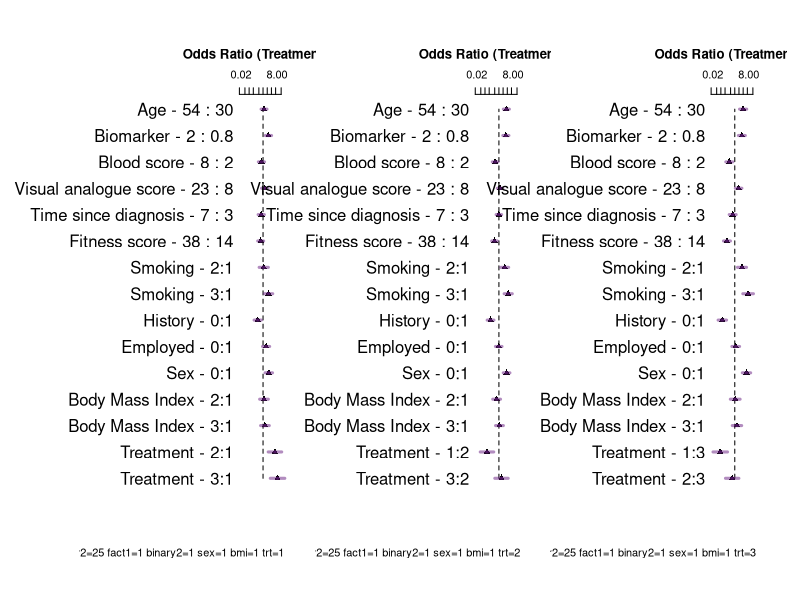
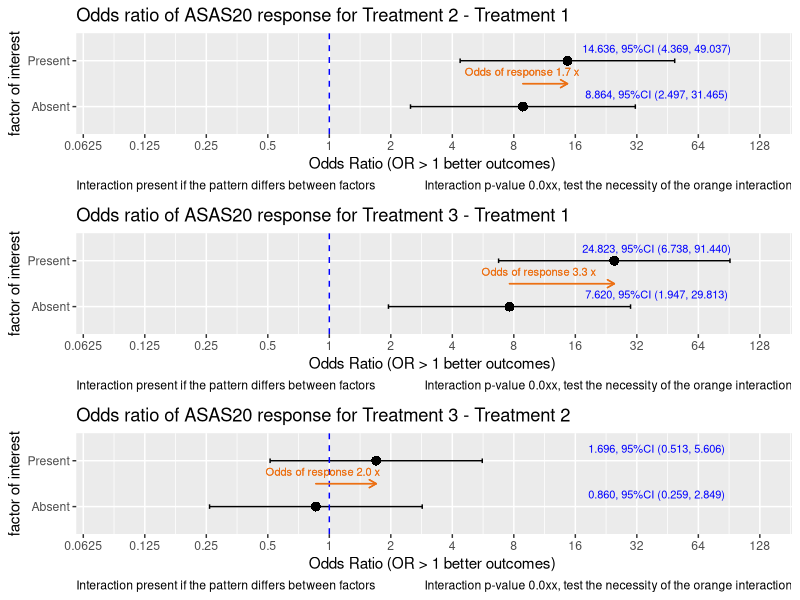
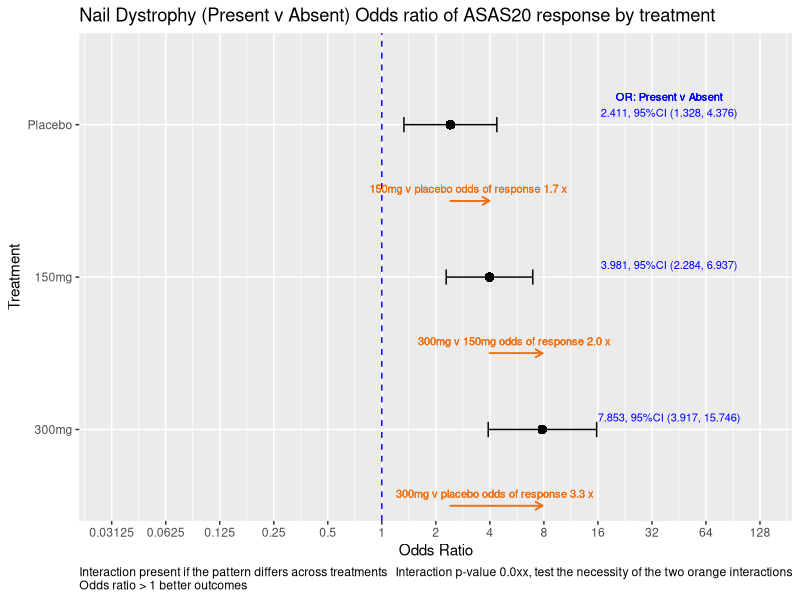

These charts were generated, in order, by the following R code:
## ---- chunk 1

    set.seed(1234)
    library(rms)          # automatically engages rms(Hmisc)
    library(tidyverse)
    library(kableExtra) 
    library(knitr) 
    library(reshape)
    library(rms)
    library(ggplot2)
    require(gridExtra)

    knitrSet(lang='markdown', w=7, h=7, dev='svg', fig.path='folder/')
    options(prType='html')
    options(width=200)
    
    # format function 
       formatz <- function(x){
          if (!is.na(x)  ) {
            sprintf(x, fmt = '%#.1f')  
           }
       }
     
    options(max.print=1000000)    
    options(scipen=999)
    
    ## convenience functions
    p0 <- function(x) {formatC(x, format="f", digits=1)}
    p1 <- function(x) {formatC(x, format="f", digits=1)}
    p2 <- function(x) {formatC(x, format="f", digits=2)}
    p3 <- function(x) {formatC(x, format="f", digits=3)}
    p4 <- function(x) {formatC(x, format="f", digits=4)}
    p5 <- function(x) {formatC(x, format="f", digits=5)}
    
    logit <-     function(p) log(1/(1/p-1))
    expit <-     function(x) 1/(1/exp(x) + 1)
    inv_logit <- function(logit) exp(logit) / (1 + exp(logit))
    is.even <-   function(x){ x %% 2 == 0 }                       # function to id. odd maybe useful
    options(width=200)


## ---- chunk 2

    # select the design to simulate
    Design = "Treatment interacts with all variables" 
    #Design = "Treatment interacts with smoking only" 
    #Design = "No-interaction logit-additive model"
    
    # coefficients on log odds scale
    
    intercept <- -3
    n=1000
    v1 = 1
    v2 = 1/(65-18)
    v3 = 0.4
    v4 = 0
    v5 = 1/3
    v6 = -.5/10
    v7 = 0.25/30
    v8 = -.1/10
    v9 = -1/50
    v10 = log(2)
    v11 = -log(1)
    v12 = log(0.5)
    
    #~~~~~~~~~~~~~~~~~~~~~~~~~~~~~~~~~~~~~~~~~~~~~~~~~~~~~~~~~~~~~~~~~~~~~~~~~~~~~~~~~
    randomi <- runif(n)    # this determines Y=1 later, 
    #~~~~~~~~~~~~~~~~~~~~~~~~~~~~~~~~~~~~~~~~~~~~~~~~~~~~~~~~~~~~~~~~~~~~~~~~~~~~~~~~~
    
    trt.coef       <-  v1     # log odds ratio so 1 -> 2.718, so 1 is LARGE
    age.coef       <-  v2     # log odds of 1 over the age range
    smoke.coef     <-  v3     # this is odds of 1.5
    bmi.coef       <-  v4     # this is an odds of 1..50:50
    covar3.coef    <-  v5     # log odds 1 over range of 3
    covar1.coef    <-  v6     # log odds -.05 per unit change
    vas.coef       <-  v7     # log odds .008 per unit change. log odds .25 over 30 units odds 1.27
    time.coef      <-  v8     # log odds -.01 per year, log odds -.1 over 10 years or odds .90
    covar2.coef    <-  v9     # log odds 0.02 per unit, log odds 1 over 50 units or odds 2.7
    fact1.coef     <-  v10    # log odds 0.693 per change in binary, or odds of 2   
    binary2.coef   <-  v11    # log odds 0 per change in binary, or odds of 1  
    sex.coef       <-  v12    # log odds -0.693 per change in binary, or odds of .5  
    
    # made up data structure 
    trt      <- sample(1:3,   n, replace=TRUE)      # trt 3 levels
    age      <- sample(18:65, n, replace=TRUE)      # continuous
    bmi      <- sample(1:3,   n, replace=TRUE)      # assume 3 equal groups
    smoking  <- sample(1:3,   n, replace=TRUE)      # categorical assume 3 equal groups
    covar3   <- round(runif(n,0,3),2)
    covar1   <- round(runif(n,0,10),2)
    vas      <- sample(1:30, n, replace=TRUE)
    time     <- round(runif(n,0,10),2)              # years
    covar2   <- sample(1:50, n, replace=TRUE)
    fact1    <- sample(0:1,  n, replace=TRUE)
    binary2  <- sample(0:1,  n, replace=TRUE)
    sex      <- sample(0:1,  n, replace=TRUE)


## ---- chunk 3

#~~~~~~~~~~~~~~~~~~~~~~~~~~~~~~~~~~~~~~~~~~~~~~~~~~~~~~~~~~~~~~~~~~~~~~~~~~~~~~~~~~~~~~~~~~~~~~~~~~~~~~~~~~~~~~~~~~~~~~~~~~~~linear predictor
if ( ( Design) == "Treatment interacts with all variables" )  {
  
  lp = intercept + trt*trt.coef*(smoking*smoke.coef   +   age*age.coef  + bmi*bmi.coef   + covar3*covar3.coef +
                                   covar1*covar1.coef +   vas*vas.coef  + time*time.coef + covar2*covar2.coef +
                                   fact1*fact1.coef   +
                                   binary2*binary2.coef + sex*sex.coef) 
  
  
}   else if ( ( Design ) == "Treatment interacts with smoking only" ) {    
  
  # truth  only smoking interacts  with trt
  lp = intercept + (trt*trt.coef*smoking*smoke.coef)   +   age*age.coef   + bmi*bmi.coef + covar3*covar3.coef +
    covar1*covar1.coef  + vas*vas.coef   + time*time.coef + covar2*covar2.coef + fact1*fact1.coef +
    binary2*binary2.coef + sex*sex.coef
  
  
}   else if ( ( Design) == "No-interaction logit-additive model" ) {  
  
  # truth no interactions
  lp = intercept + trt*trt.coef + smoking*smoke.coef + age*age.coef  + bmi*bmi.coef  + covar3*covar3.coef  +
    covar1*covar1.coef + vas*vas.coef  + time*time.coef + covar2*covar2.coef + fact1*fact1.coef +
    binary2*binary2.coef + sex*sex.coef
}

y <- ifelse(randomi < plogis(lp), 1, 0)   # one liner  randomi object is necessary for R shiny only



## ---- chunk 4


    datx <- data.frame(cbind(y,  trt ,smoking,  age, covar3, covar1, vas, time, covar2, fact1, binary2, sex, bmi))
    
    da <-  datx 
    
    da$trt <-     factor(da$trt)
    da$smoking <- factor(da$smoking)
    da$fact1 <-   factor(da$fact1)
    da$binary2 <- factor(da$binary2)
    da$sex <-     factor(da$sex)
    da$bmi <-     factor(da$bmi)
    
    # labels for forest plots
    label(da$age)                <- 'Age'                       
    label(da$trt)                <- 'Treatment'
    label(da$bmi)                <- 'Body Mass Index'
    label(da$smoking)            <- 'Smoking'
    label(da$covar3)             <- 'Biomarker'
    label(da$covar1)             <- 'Blood score'
    label(da$vas)                <- 'Visual analogue score'
    label(da$time)               <- 'Time since diagnosis'
    label(da$covar2)             <- 'Fitness score'
    label(da$fact1)              <- "History"
    label(da$binary2)            <- "Employed"
    label(da$sex)                <- 'Sex'
    
    dd <<- datadist(da)
    options(datadist="dd")


## ---- chunk 5

# RUN REGRESSONS
    A<-lrm(y~   trt * (smoking  + age  + bmi + covar3 + covar1 + vas + time + covar2 + fact1 + binary2 +sex),da, y=TRUE ,x=TRUE)  # all interact with trt
    B<-lrm(y~  (trt *  smoking) + age  + bmi + covar3 + covar1 + vas + time + covar2 + fact1 + binary2 +sex, da, y=TRUE, x=TRUE)  # smoking * trt only
    C<-lrm(y~   trt +  smoking  + age +  bmi + covar3 + covar1 + vas + time + covar2 + fact1 + binary2 +sex, da, y=TRUE, x=TRUE)  # main effect
  
## ---- chunk 6
  #~~~~~~~~~~~~~~~~~~~~~~~~~~~~~~~~~~~~~~~~~~~~~~~~~~~~~~~~~~~~~~~~~~~~~~~~~~~~~~~~~~~~~~~~~~~~~~~~~~~~~~~~~~~~~
  # LRTESTS
  #~~~~~~~~~~~~~~~~~~~~~~~~~~~~~~~~~~~~~~~~~~~~~~~~~~~~~~~~~~~~~~~~~~~~~~~~~~~~~~~~~~~~~~~~~~~~~~~~~~~~~~~~~~~~~
   
  
  lrtest( A, C)
   
## ---- chunk 7
   
  (A1 <- summary(A, smoking=1, age, covar3, covar1, vas, time, covar2, fact1, binary2, sex, bmi=1, trt=1, est.all=FALSE, vnames=c( "labels")))
  
  (A2 <- summary(A, smoking=1, age, covar3, covar1, vas, time, covar2, fact1, binary2, sex, bmi=1, trt=2, est.all=FALSE, vnames=c( "labels")))
  
  (A3 <- summary(A, smoking=1, age, covar3, covar1, vas, time, covar2, fact1, binary2, sex, bmi=1, trt=3, est.all=FALSE, vnames=c( "labels")))

 
## ---- chunk 8

  par(mfrow=c(1,3)) 
  
  par(oma=c(3,6,1,1)) 
  
  options(digits=1)
  
  plot(summary(A, smoking=1, age, covar3, covar1, vas, time, covar2, fact1, binary2, sex, bmi=1, trt=1, est.all=FALSE, vnames=c( "labels")), 
       log=TRUE, xlim=c(log(.01),log(40)),
       q=c(  0.95 ), at=c(.02,0.05,.1,.2,.5,1,2,4,8,20), lwd=3, pch=17,
       col=   rgb(red=.4,green=.1,blue=.5,alpha=c(.5,.3,.2)),
       col.points='black', cex=1, main= "Odds Ratio (Treatment 1)", cex.main=1.8
  )
  
  plot(summary(A, smoking=1, age, covar3, covar1, vas, time, covar2, fact1, binary2, sex, bmi=1, trt=2, est.all=FALSE, vnames=c( "labels")), 
       log=TRUE, xlim=c(log(.01),log(40)),
       q=c(  0.95 ), at=c(.02,0.05,.1,.2,.5,1,2,4,8,20), lwd=3, pch=17,
       col=   rgb(red=.4,green=.1,blue=.5,alpha=c(.5,.3,.2)),
       col.points='black', cex=1, main= "Odds Ratio (Treatment 2)", cex.main=1.8
  )
  
  plot(summary(A, smoking=1, age, covar3, covar1, vas, time, covar2, fact1, binary2, sex, bmi=1, trt=3, est.all=FALSE, vnames=c( "labels")), 
       log=TRUE, xlim=c(log(.01),log(40)),
       q=c(  0.95 ), at=c(.02,0.05,.1,.2,.5,1,2,4,8,20), lwd=3, pch=17,
       col=   rgb(red=.4,green=.1,blue=.5,alpha=c(.5,.3,.2)),
       col.points='black', cex=1, main= "Odds Ratio (Treatment 3)", cex.main=1.8
  )
  
  par(mfrow=c(1,1))


## ---- chunk 9

  options(digits=6)
  k1 <- contrast(A, list(fact1=c(0,1), trt=c(2)), list(fact1=c(0,1), trt=c(1)) , fun=exp) 
  z1 <- print(k1, X=TRUE)   
  
  k2 <- contrast(A, list(fact1=c(0,1), trt=c(3)), list(fact1=c(0,1), trt=c(1)) , fun=exp) 
  z2 <- print(k2, X=TRUE)   
  
  k3 <- contrast(A, list(fact1=c(0,1), trt=c(3)), list(fact1=c(0,1), trt=c(2)) , fun=exp) 
  z3 <- print(k3, X=TRUE)   


## ---- chunk 10
 
int.plot <- function(k1, factor.="factor of interest",
                     effect="Treatment 2 - Treatment 1", 
                     first.grp="Absent", 
                     second.grp="Present") {
  
  zz <- k1
  # log scale
  Scorex=as.vector(zz$Contrast)
  lbx =  as.vector(zz$Lower)
  ubx =  as.vector(zz$Upper)
  
  df.plot <- data.frame(x=c(effect,effect),
                        factor.=c(first.grp,second.grp ),
                        Score=exp(Scorex),
                        lb = exp(lbx),
                        ub =exp(ubx))
  
  df.plot$factor. = factor(df.plot$factor., 
                           levels = c(first.grp,second.grp ))
   
  
  gp <- ggplot(df.plot, aes(x=factor., y=log(Score), fill="black", group=x))
  gg <- gp + #geom_line(aes(linetype=x), size=.6) + 
    geom_point(aes(shape=x), size=3) + 
    geom_errorbar(aes(ymax=log(ub), ymin=log(lb)), width=.1) +
    theme(legend.position="none") + ylab("Odds Ratio (OR > 1 better outcomes) ") + xlab(factor.) +
    
    geom_hline(yintercept=log(1), linetype="dashed", color = "blue") +
    
    scale_y_continuous(
      breaks= log(c(1/32,1/16,1/8, 1/4,1/2,  1, 2, 4 ,8, 16,32,64, 128) )  ,  
      limits = c(log(1/12),log(128)),  
      labels=     c(1/32,1/16,1/8, 1/4,1/2,  1, 2, 4 ,8, 16,32,64,128)
    ) +
    
    coord_flip() +
    
    geom_text(aes(   
      y=log(40),
      label = paste0(p3(Score),", 95%CI (" ,p3(lb),", ",p3(ub), ")"), 
      vjust=-1.0), size=2.8, color='blue') +
    
    ggtitle( paste0("Odds ratio of ASAS20 response for ", effect) )
  
  
    gg <- gg + labs(caption = c("Interaction p-value 0.0xx, test the necessity of the orange interaction", 
                              "Interaction present if the pattern differs between factors")) + 
    theme(plot.caption = element_text(hjust=c(1, 0)))
  
  # Add text and arrows
  i <- gg + geom_segment(
    x = 1.5, y =  Scorex[1],
    xend = 1.5, yend =  Scorex[2],
    lineend = "round", # See available arrow types in example above
    linejoin = "round",
    size = .5, 
    arrow = arrow(length = unit(0.2, "cm")),
    colour = "#EC7014" # Also accepts "red", "blue' etc
  ) 
  
  k <- i + geom_text( aes(
    x = 1.5, y = (Scorex[1]+Scorex[2])/2,
    label = paste0("Odds of response ",p0(exp(   max(Scorex[2],Scorex[1]) -  min(Scorex[2],Scorex[1])  ))," x"), 
    group = NULL,
    vjust = -1, #.3
    hjust = .7 #1
  ), size=2.8 , color="#EC7014") 
   
}


## ---- chunk 11

#~~~~~~~~~~~~~~~~~~~~~~~~~~~~~~~~~~~~~~~~~~~~~~~~~~~~~~~~~~~~~~~~~~~~~~~~~~~~~~~~~~~~~~~~~~
  age.=sample(30:80,1)  # showing it is the interaction that counts.
  
  options(digits=6)
  k1 <- contrast(A, list(fact1=c(0,1),age=age., trt=c(2)), list(fact1=c(0,1), age=age.,trt=c(1)) , fun=exp) 
  z1 <- print(k1, X=TRUE)   
  
  k2 <- contrast(A, list(fact1=c(0,1), age=age.,trt=c(3)), list(fact1=c(0,1), age=age.,trt=c(1)) , fun=exp) 
  z2 <- print(k2, X=TRUE)   
  
  k3 <- contrast(A, list(fact1=c(0,1), age=age.,trt=c(3)), list(fact1=c(0,1), age=age.,trt=c(2)) , fun=exp) 
  z3 <- print(k3, X=TRUE)   
 
#~~~~~~~~~~~~~~~~~~~~~~~~~~~~~~~~~~~~~~
# execute function
  p1x <- int.plot(k1, factor.="factor of interest",
                  effect="Treatment 2 - Treatment 1", 
                  first.grp="Absent", 
                  second.grp="Present") 
  
  
  p2x <- int.plot(k2, factor.="factor of interest",
                  effect="Treatment 3 - Treatment 1", 
                  first.grp="Absent", 
                  second.grp="Present") 
  
  
  p3x <-int.plot(k3, factor.="factor of interest",
                 effect="Treatment 3 - Treatment 2", 
                 first.grp="Absent", 
               second.grp="Present") 

## ---- chunk 12

# its only the orange that is important. And will not change if other values in model are altered.
# the actual OR will change if the covariates change, but the same amount in both levels.
# should mention the values that are held constant!
grid.arrange(p1x,p2x,p3x)
# A
# lrtest(A,C)
# anova(A)
 

## ---- chunk 13

  # now try the original approach
  age.=sample(30:80,1)  # showing it is the interaction that counts.
  
  options(digits=6)
  k1 <- contrast(A, list(fact1=c(1),age=age., trt=c(1)), list(fact1=c(0), age=age.,trt=c(1)) , fun=exp) 
  z1 <- print(k1, X=TRUE)   
  
  k2 <- contrast(A, list(fact1=c(1), age=age.,trt=c(2)), list(fact1=c(0), age=age.,trt=c(2)) , fun=exp) 
  z2 <- print(k2, X=TRUE)   
  
  k3 <- contrast(A, list(fact1=c(1),  age=age.,trt=c(3)), list(fact1=c(0),  age=age.,trt=c(3)) , fun=exp) 
  z3 <- print(k3, X=TRUE)   

  
## ---- chunk 14
  
  zz<-rbind(k1,k2,k3)
  zz<-zz[,c("Contrast","Lower","Upper")]
  zz<- unlist(zz)
  zz<-matrix(zz, nrow=3, ncol=3)
  zz<-as.data.frame(zz)
  names(zz) <-c("Score","lb","ub")
  zz<-data.frame(zz)
  zze <- exp(zz)

  df.plot <- data.frame(x=c("Treatment","Treatment", "Treatment"),
                        factor.=c("Placebo","150mg","300mg"),
                        Score=exp(zz$Score),
                        lb = exp(zz$lb),
                        ub =exp(zz$ub))
   
 # df.plot$factor. = factor(df.plot$factor., levels = c("Placebo","150mg","300mg"))
  df.plot$factor. = factor(df.plot$factor., levels = c("300mg", "150mg", "Placebo"))
 
#~~~~~~~~~~~~~~~~~~~~~~~~~~~~~~~~~~~~~~~~~~~~~~~~~~~~~~~~~~~~~~~~~~~~~~~~~~~~~~~~~~~~~~~~~~~~~~ 
 
  gp <- ggplot(df.plot, aes(x=factor., y=log(Score), fill="black", group=x))
  gg <- gp + #geom_line(aes(linetype=x), size=.6) + 
    geom_point(aes(shape=x), size=3) + 
    geom_errorbar(aes(ymax=log(ub), ymin=log(lb)), width=.1) +
    theme(legend.position="none") + ylab("Odds Ratio") + xlab("Treatment") +
    
    geom_hline(yintercept=log(1), linetype="dashed", color = "blue") +
    
    scale_y_continuous(
      breaks= log(c(1/64,1/32,1/16,1/8, 1/4,1/2,  1, 2, 4 ,8, 16,32,64, 128) )  ,  
      limits = c(log(1/32),log(128)),  
      labels=     c(1/64,1/32,1/16,1/8, 1/4,1/2,  1, 2, 4 ,8, 16,32,64,128)
    ) +
    
    coord_flip() +
   
    geom_text(aes(  y=log(40) ,label = paste0(p3(zze$Score),", 95%CI (" ,p3(zze$lb),", ",p3(zze$ub), ")"), 
                    vjust=-1.0), size=2.8, color='blue') +
     
    ggtitle( "Nail Dystrophy (Present v Absent) Odds ratio of ASAS20 response by treatment") 
  
    gg <- gg + labs(caption = c("Interaction p-value 0.0xx, test the necessity of the two orange interactions", "Interaction present if the pattern differs across treatments\nOdds ratio > 1 better outcomes")) + 
    theme(plot.caption = element_text(hjust=c(1, 0)))
   
    ## add arrows
  i <- gg + geom_segment(
    x = 2.5, y =  zz$Score[1],
    xend = 2.5, yend =  zz$Score[2],
    lineend = "round", # See available arrow types in example above
    linejoin = "round",
    size = .5, 
    arrow = arrow(length = unit(0.2, "cm")),
    colour = "#EC7014" # Also accepts "red", "blue' etc
  ) 
  
  ## add arrows
  j <- i + geom_segment(
    x = 1.5, y =  zz$Score[2],
    xend = 1.5, yend =  zz$Score[3],
    lineend = "round", # See available arrow types in example above
    linejoin = "round",
    size = .5, 
    arrow = arrow(length = unit(0.2, "cm")),
    colour = "#EC7014" # Also accepts "red", "blue' etc
  ) 
  
  ## add text to accompany arrow
  k <- j + geom_text( aes(
    x = 2.5, y = (zz$Score[1]+zz$Score[2])/2,
    label = paste0("150mg v placebo odds of response ",
                   p0(exp(   max(zz$Score[2],zz$Score[1]) -  min(zz$Score[2],zz$Score[1])  ))," x "), 
    group = NULL,
    vjust = -1, #.3
    hjust = .5
  ), size=2.8 , color="#EC7014") 
  
  ## add text to accompany arrow
  m <- k + geom_text( aes(
    x = 1.5, y = ((zz$Score[2]+zz$Score[3])/2),
    label = paste0("300mg v 150mg odds of response ",
                   p0(exp(   max(zz$Score[3],zz$Score[2]) -  min(zz$Score[3],zz$Score[2])  ))," x "), 
    group = NULL,
    vjust = -1,
    hjust = .5
  ), size=2.8 , color="#EC7014") 
  
  # add text
  n <- m + geom_text( aes(
    x = 3, y = log(40),
    label = "OR: Present v Absent", 
    group = NULL,
    vjust = - 3, #.3
    hjust = .5 #1
  ), size=2.8 , color="blue") 
  
  
   q <- n + geom_text( aes(
    x = 0.5, y = ((zz$Score[1]+zz$Score[3])/2),
    label = paste0("300mg v placebo odds of response ",
                   p0(exp(   max(zz$Score[3],zz$Score[1]) -  min(zz$Score[3],zz$Score[1])  ))," x "), 
    group = NULL,
    vjust = -1,
    hjust = .5
  ), size=2.8 , color="#EC7014") 
   
   
     
  ## add arrows
  r <- q + geom_segment(
    x = 0.5, y =  zz$Score[1],
    xend = 0.5, yend =  zz$Score[3],
    lineend = "round", # See available arrow types in example above
    linejoin = "round",
    size = .5, 
    arrow = arrow(length = unit(0.2, "cm")),
    colour = "#EC7014" # Also accepts "red", "blue' etc
  ) 
  
  
  
## ---- chunk 15
  
  r


## ---- chunk 16
  
  A


## ---- chunk 17
  
     x <- anova(A, india=FALSE, vnames='labels' )
    print(x, which=c( 'subscripts' ))
    
## ---- chunk 18
